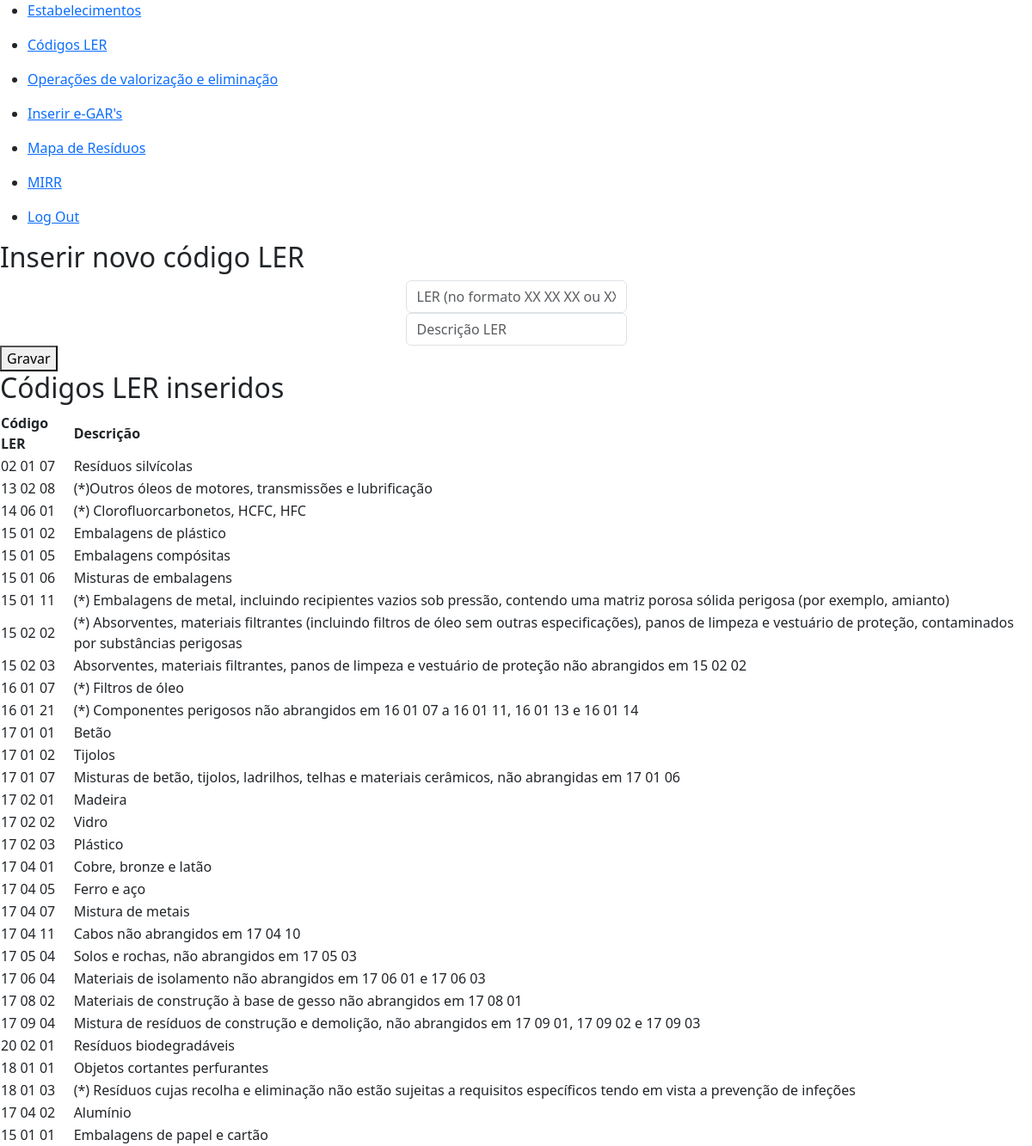
Before: /codler_description (signed in) with the older database file.
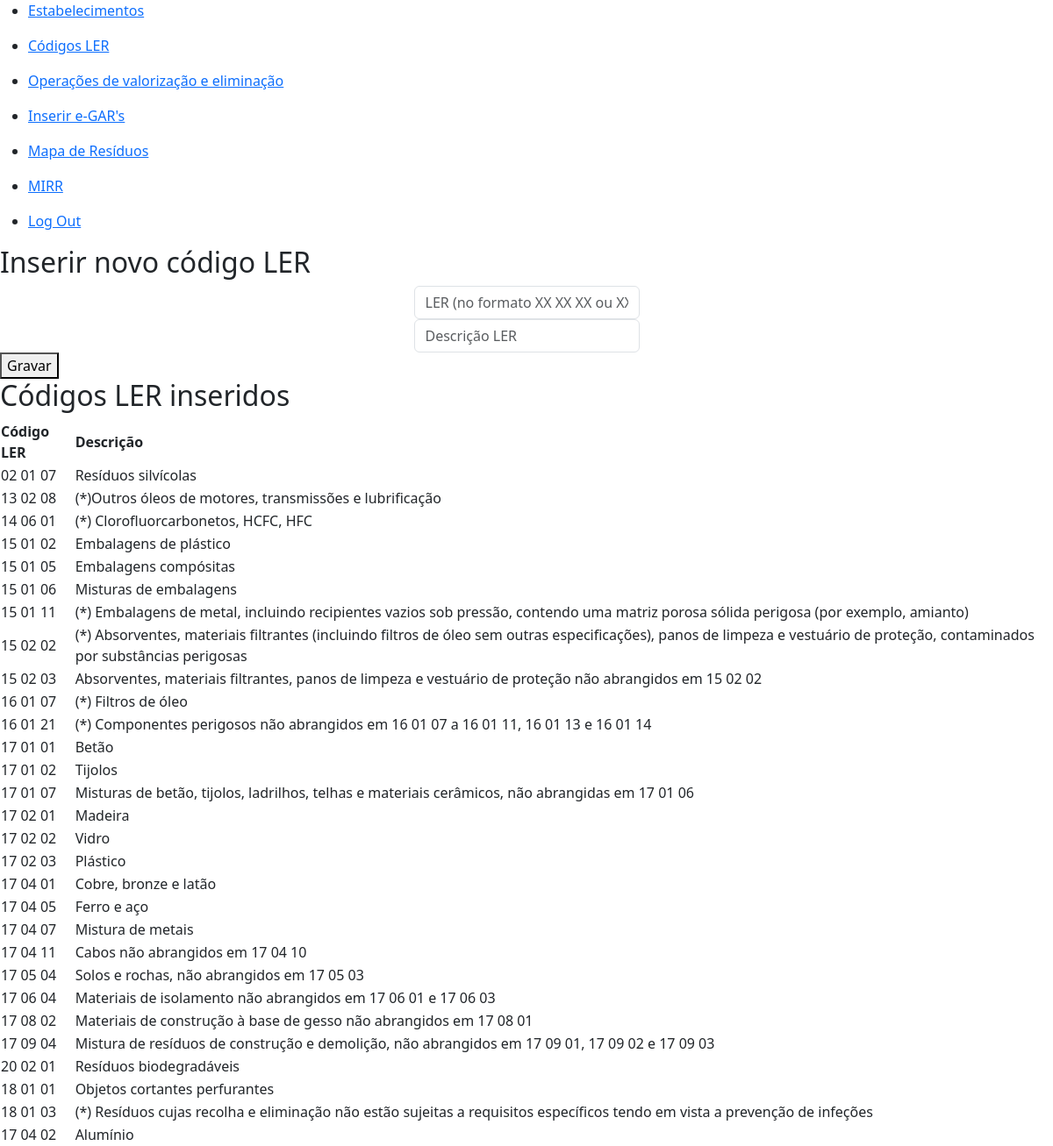
After: the same page with the newer database file.
### tables this page shows
CREATE TABLE codler_description (
    codLER TEXT NOT NULL UNIQUE,
    description TEXT NOT NULL
);

### app.py (the view, shortened to what this page needs)
@app.route("/codler_description", methods=["GET", "POST"])
@login_required
def codler_description():
    if request.method == "GET":
        all_codLER = db.execute("SELECT * FROM codler_description")
        return render_template("codler_description.html", all_codLER=all_codLER)

### helpers.py (called while the page is built)
def login_required(f):
    @wraps(f)
    def decorated_function(*args, **kwargs):
        if session.get("user_id") is None:
            return redirect("/login")
        return f(*args, **kwargs)
    return decorated_function

### templates/codler_description.html (shortened to what this page needs)
{% extends "layout.html" %}
{% block main %}
<h2>Inserir novo código LER</h2>
<form action="/codler_description" method="post">
    <div>
        <input autocomplete="off" autofocus class="form-control mx-auto w-auto" name="codLER" placeholder="LER (no formato XX XX XX ou XXXXXX)" type="text">
    </div>
    <div>
        <input autocomplete="off" autofocus class="form-control mx-auto w-auto" name="description" placeholder="Descrição LER" type="text">
    </div>
    <button type="submit">Gravar</button>
</form>
<h2>Códigos LER inseridos</h2>
<table style="width:100%">
    <thead>
        <tr>
            <th>Código LER</th>
            <th>Descrição</th>
        </tr>
    </thead>
    <tbody>
        {% for row in all_codLER %}
        <tr>
            <td>{{ row.codLER }}</td>
            <td>{{ row.description }}</td>
        </tr>
        {% endfor %}
    </tbody>
</table>
{% endblock %}

### templates/layout.html (shortened to what this page needs)
<!DOCTYPE html>
<html lang="en">
    <head>
        <link href="https://cdn.jsdelivr.net/npm/bootstrap@5.3.3/dist/css/bootstrap.min.css" rel="stylesheet">
    </head>
    <body>
        <nav>
            <div>
                <div>
                    {% if session["user_id"] %}
                        <ul>
                            <li><a href="/establishments">Estabelecimentos</a></li>
                        </ul>
                        <ul>
                            <li><a href="/codler_description">Códigos LER</a></li>
                        </ul>
                        <ul>
                            <li><a href="/operation_description">Operações de valorização e eliminação</a></li>
                        </ul>
                        <ul>
                            <li><a href="/insert">Inserir e-GAR's</a></li>
                        </ul>
                        <ul>
                            <li><a href="/history">Mapa de Resíduos</a></li>
                        </ul>
                        <ul>
                            <li><a href="/mirr">MIRR</a></li>
                        </ul>
                        <ul>
                            <li><a href="/logout">Log Out</a></li>
                        </ul>
                    {% else %}
                        <ul>
                            <li><a href="/register">Registo</a></li>
                            <li><a href="/login">Log In</a></li>
                        </ul>
                    {% endif %}
                </div>
            </div>
        </nav>
            {% block main %}{% endblock %}
    </body>
</html>

Changed rows visible on the page:
removed codler_description: codLER "15 01 01", description "Embalagens de papel e cartão"
